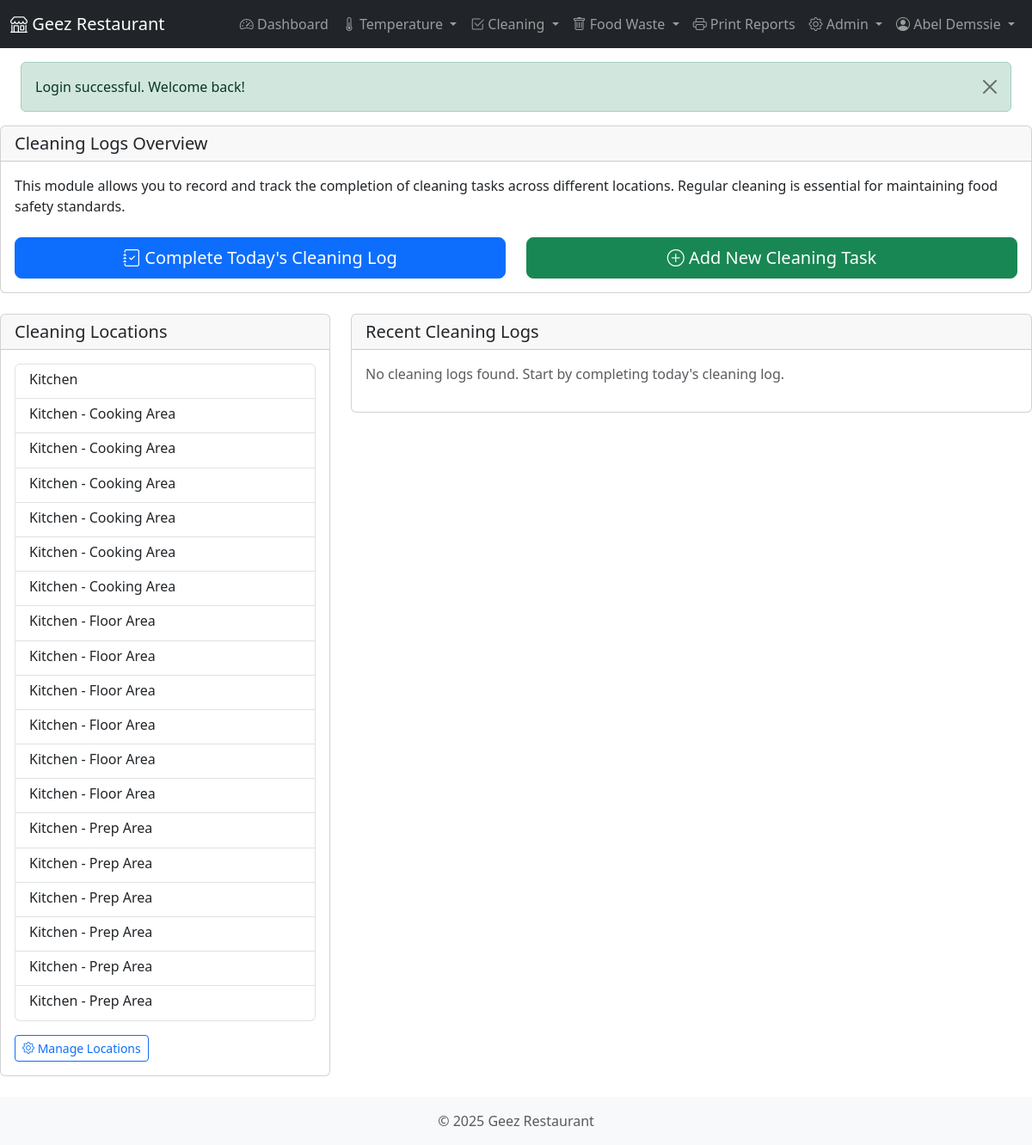
Screenshot of /modules/cleaning/index.php (signed in) with the database file from the repository.
### tables this page shows
CREATE TABLE `cleaning_locations` (
  `location_id` int(11) NOT NULL,
  `name` varchar(100) NOT NULL,
  `description` text DEFAULT NULL,
  `is_active` tinyint(1) NOT NULL DEFAULT 1,
  `created_at` datetime NOT NULL,
  `updated_at` datetime DEFAULT NULL
);

### classes/CleaningLocation.php (called while the page is built, shortened)
<?php
class CleaningLocation {
    private $db;
    public function __construct($db) {
        $this->db = $db;
    }
    public function getAllActive() {
        $sql = "SELECT * FROM cleaning_locations WHERE is_active = 1 ORDER BY name";
        return $this->db->fetchAll($sql);
    }
}

### classes/Database.php (called while the page is built, shortened)
<?php
class Database {
    private $host = DB_HOST;
    private $dbname = DB_NAME;
    private $username = DB_USER;
    private $password = DB_PASS;
    private $charset = DB_CHARSET;
    private $options = DB_OPTIONS;
    private $pdo;
    public function __construct() {
        $dsn = "mysql:host={$this->host};dbname={$this->dbname};charset={$this->charset}";
        try {
            $this->pdo = new PDO($dsn, $this->username, $this->password, $this->options);
        } catch (PDOException $e) {
            throw new Exception("Database connection failed: " . $e->getMessage());
        }
    }
    public function query($sql, $params = []) {
        try {
            $stmt = $this->pdo->prepare($sql);
            $stmt->execute($params);
            return $stmt;
        } catch (PDOException $e) {
            throw new Exception("Query failed: " . $e->getMessage());
        }
    }
    public function fetchAll($sql, $params = []) {
        $stmt = $this->query($sql, $params);
        return $stmt->fetchAll();
    }
}

### includes/functions.php (called while the page is built, shortened)
<?php
function hasRole($roles) {
    return in_array($_SESSION['role'], $roles);
}

### modules/cleaning/index.php (the view, shortened to what this page needs)
<?php
require_once dirname(dirname(dirname(__FILE__))) . '/includes/header.php';
require_once CLASS_PATH . '/CleaningLocation.php';
$location = new CleaningLocation($db);
$cleaning_log = new CleaningLog($db);
$all_locations = $location->getAllActive();
$current_date = getCurrentDate();
$recent_logs = $cleaning_log->getAll(date('Y-m-d', strtotime('-7 days')), $current_date);
$recent_logs = array_slice($recent_logs, 0, 10);
?>
<div class="row">
    <div class="col-md-12 mb-4">
        <div class="card">
            <div class="card-header">
                <h5 class="card-title mb-0">Cleaning Logs Overview</h5>
            </div>
            <div class="card-body">
                <p>This module allows you to record and track the completion of cleaning tasks across different locations. Regular cleaning is essential for maintaining food safety standards.</p>
                <div class="row mt-4">
                    <div class="col-md-6">
                        <div class="d-grid gap-2">
                            <a href="<?php echo BASE_URL; ?>/modules/cleaning/log.php" class="btn btn-primary btn-lg">
                                <i class="bi bi-journal-check"></i> Complete Today's Cleaning Log
                            </a>
                        </div>
                    </div>
                    <div class="col-md-6">
                        <div class="d-grid gap-2">
                            <a href="<?php echo BASE_URL; ?>/modules/cleaning/tasks.php?action=add" class="btn btn-success btn-lg">
                                <i class="bi bi-plus-circle"></i> Add New Cleaning Task
                            </a>
                        </div>
                    </div>
                </div>
            </div>
        </div>
    </div>
</div>
<div class="row">
    <div class="col-md-4 mb-4">
        <div class="card">
            <div class="card-header">
                <h5 class="card-title mb-0">Cleaning Locations</h5>
            </div>
            <div class="card-body">
                <?php if (empty($all_locations)): ?>
                <p class="text-muted">No locations found. Please add locations in the admin section.</p>
                <?php else: ?>
                <div class="list-group">
                    <?php foreach ($all_locations as $loc): ?>
                    <a href="<?php echo BASE_URL; ?>/modules/cleaning/log.php?location_id=<?php echo $loc['location_id']; ?>" class="list-group-item list-group-item-action">
                        <div class="d-flex w-100 justify-content-between">
                            <h6 class="mb-1"><?php echo htmlspecialchars($loc['name']); ?></h6>
                        </div>
                    </a>
                    <?php endforeach; ?>
                </div>
                <?php endif; ?>
                <?php if (hasRole(['admin', 'manager'])): ?>
                <div class="mt-3">
                    <a href="<?php echo BASE_URL; ?>/modules/cleaning/locations.php" class="btn btn-sm btn-outline-primary">
                        <i class="bi bi-gear"></i> Manage Locations
                    </a>
                </div>
                <?php endif; ?>
            </div>
        </div>
    </div>
    <div class="col-md-8 mb-4">
        <div class="card">
            <div class="card-header">
                <h5 class="card-title mb-0">Recent Cleaning Logs</h5>
            </div>
            <div class="card-body">
                <?php if (empty($recent_logs)): ?>
                <p class="text-muted">No cleaning logs found. Start by completing today's cleaning log.</p>
                <?php endif; ?>
            </div>
        </div>
    </div>
</div>
<?php
require_once INCLUDE_PATH . '/footer.php';
?>

### rows the page displays
cleaning_locations: name "Kitchen"
cleaning_locations: name "Kitchen - Cooking Area"
cleaning_locations: name "Kitchen - Cooking Area"
cleaning_locations: name "Kitchen - Cooking Area"
cleaning_locations: name "Kitchen - Cooking Area"
cleaning_locations: name "Kitchen - Cooking Area"
cleaning_locations: name "Kitchen - Cooking Area"
cleaning_locations: name "Kitchen - Floor Area"
cleaning_locations: name "Kitchen - Floor Area"
cleaning_locations: name "Kitchen - Floor Area"
cleaning_locations: name "Kitchen - Floor Area"
cleaning_locations: name "Kitchen - Floor Area"
cleaning_locations: name "Kitchen - Floor Area"
cleaning_locations: name "Kitchen - Prep Area"
cleaning_locations: name "Kitchen - Prep Area"
cleaning_locations: name "Kitchen - Prep Area"
cleaning_locations: name "Kitchen - Prep Area"
cleaning_locations: name "Kitchen - Prep Area"
cleaning_locations: name "Kitchen - Prep Area"

### other values shown
$_SESSION['full_name'] "Abel Demssie"
$flash_message['message'] "Login successful. Welcome back!"
